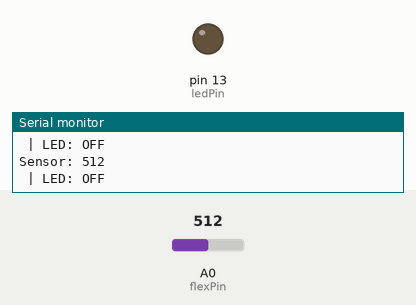
This sketch was run on a simulated Arduino Uno, built with avr-gcc and run on an emulated ATmega328P. Parts: output pins drawn as LEDs (lit = HIGH), the last lines printed to the serial monitor. The inputs (shaded band) are chosen by the test bench; at power-on: A0 (flexPin) = 512.

Above: at 1.2 s.
1.3 s: A0 (flexPin) set to 178
2.8 s: A0 (flexPin) set to 151
At 3.3 s:
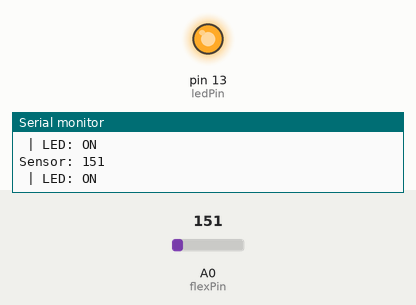
4.3 s: A0 (flexPin) set to 180
At 4.7 s:
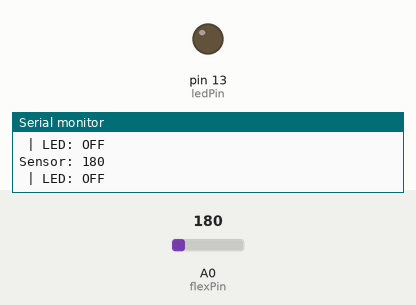
5.9 s: A0 (flexPin) set to 160
At 7.2 s:
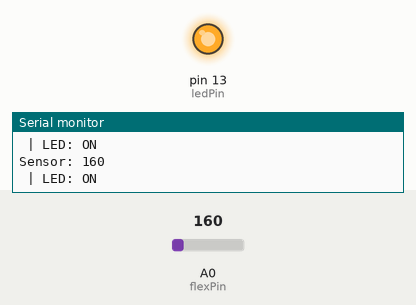
Timing chart, 0 to 8.5 s (numbered marks = the images above; inputs shaded):
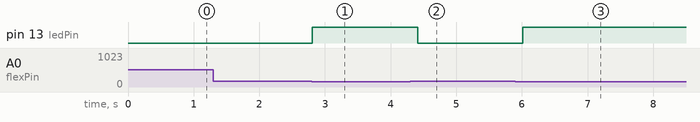

The sketch:

Single_flex_sensor_operation.ino
```cpp
const int flexPin = A0;
const int ledPin=13;
int threshold = 170;

void setup() {
  pinMode(ledPin,OUTPUT);
  pinMode(flexPin,INPUT);
  Serial.begin(9600);
}

void loop() {
  int flexVal = analogRead(flexPin);
  bool ledState = flexVal < threshold;
  digitalWrite(ledPin, ledState ? HIGH : LOW);
  Serial.print("Sensor: "); Serial.println(flexVal);
  Serial.print(" | LED: "); Serial.println(ledState ? "ON" : "OFF");

  delay(200);
}
```

Measured:
- the behaviour switches between 170 and 169 on A0 (flexPin) (found by bisection; images 0 and 1)
- after the input at 2.8 s, pin 13 (ledPin): LOW → HIGH at once
- after the input at 4.3 s, pin 13 (ledPin): HIGH → LOW after 0.11 s
- after the input at 5.9 s, pin 13 (ledPin): LOW → HIGH after 0.11 s
